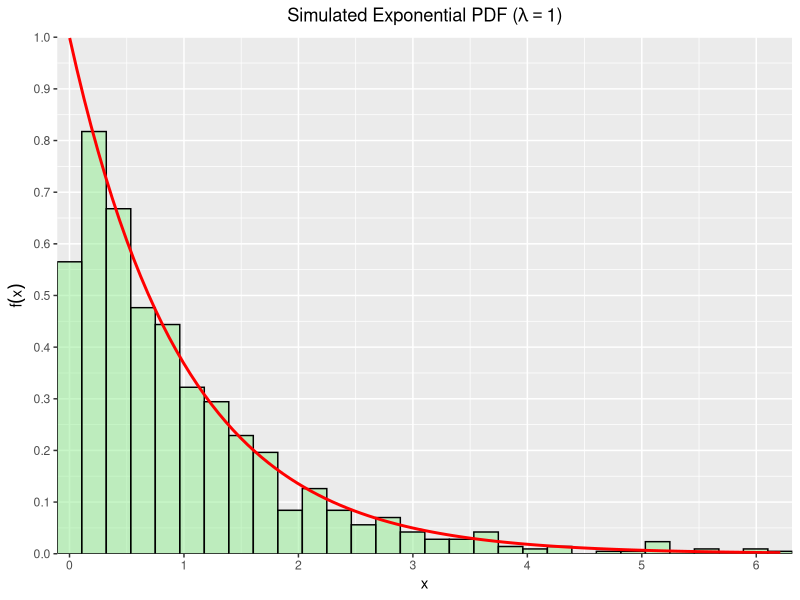
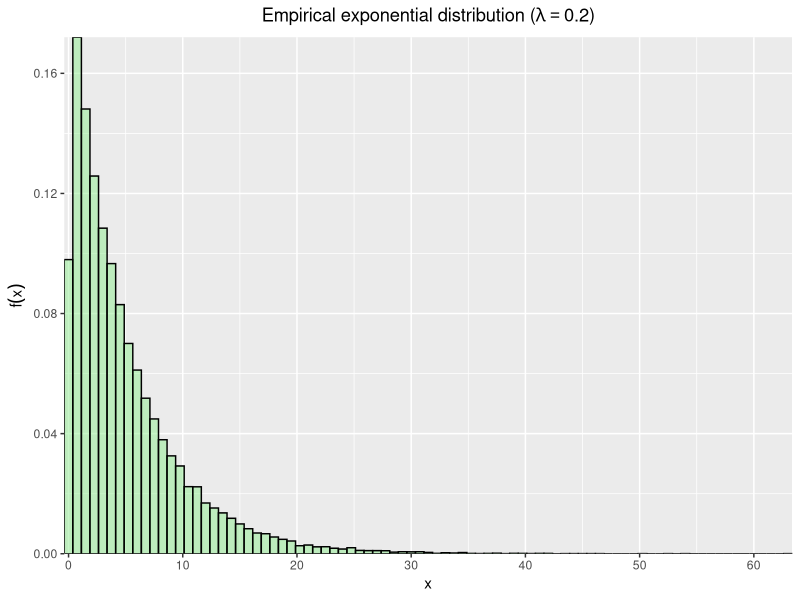

Write R code to recreate these figures, in order.
## ---- chunk 1
# Load required libraries
library(dplyr)
library(ggplot2)
# Set chunk options
knitr::opts_chunk$set(echo = FALSE, warning = FALSE, message = FALSE)
## ---- chunk 2
y_rexp <- data.frame(
  sim_values = rexp(n = 1000, rate = 1)
)

ggplot2::ggplot(
  y_rexp,
  aes(sim_values)
) +
  ggplot2::geom_histogram(
    aes(y = ..density..),
    bins = 30,
    col = "black",
    fill = "lightgreen",
    alpha = 0.5
  ) +
  ggplot2::stat_function(
    fun = dexp,
    args = list(rate = 1),
    linewidth = 1,
    col = "red"
  ) +
  ggplot2::scale_x_continuous(
    expand = c(0, 0),
    n.breaks = 10
  ) +
  ggplot2::scale_y_continuous(
    expand = c(0, 0),
    limits = c(0, 1),
    n.breaks = 10
  ) +
  ggplot2::labs(
    title = bquote("Simulated Exponential PDF (" * lambda == 1 * ")"),
    x = "x",
    y = expression(f(x))
  ) +
  ggplot2::theme(
    plot.title = element_text(hjust = 0.5)
  )
## ---- chunk 3
# Set seed for reproducibility
set.seed(100)
# Set parameters
lambda <- 0.2
n_sample <- 40
n_sims <- 1000
# Run 1000 simulations each generating 40 exponential random variables
df_sim <- data.frame(
  vals = c(replicate(n_sims, rexp(n = n_sample, rate = lambda)))
)
# Plot empirical distribution of simulated random numbers
ggplot2::ggplot(df_sim, aes(vals)) +
  ggplot2::geom_histogram(
    aes(y = ..density..),
    binwidth = 0.75,
    col = "black",
    fill = "lightgreen",
    alpha = 0.5
  ) +
  ggplot2::scale_x_continuous(expand = c(0, 0), n.breaks = 10) +
  ggplot2::scale_y_continuous(expand = c(0, 0), limits = c(0, NA)) +
  ggplot2::labs(
    title = bquote("Empirical exponential distribution (" * lambda == 0.2 * ")"),
    x = "x",
    y = expression(f(x))
  ) +
  ggplot2::theme(plot.title = element_text(hjust = 0.5))
